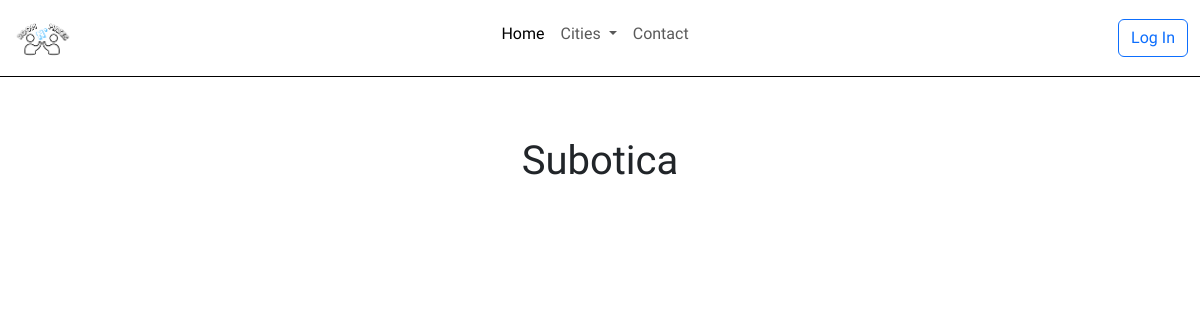
Before: /subotica.php with the older database file.
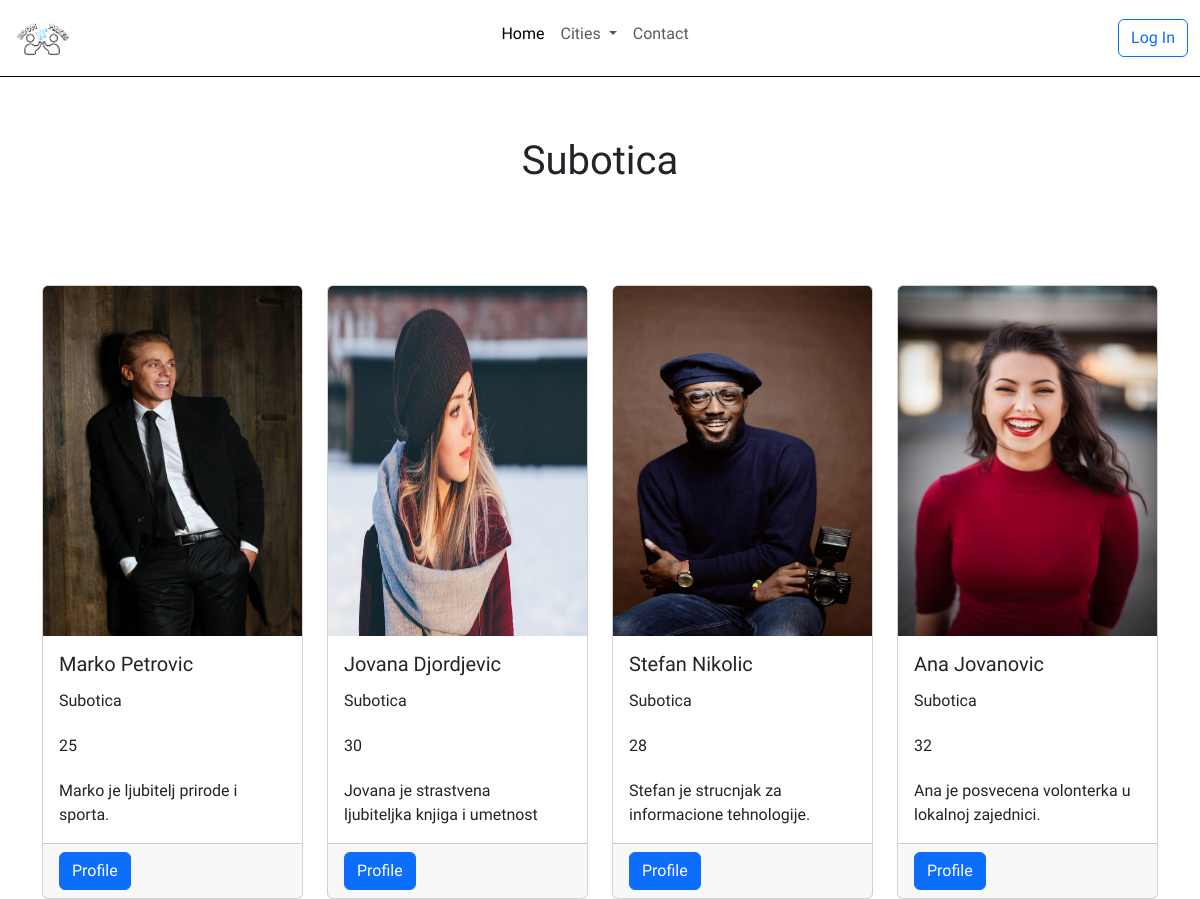
After: the same page with the newer database file.
### tables this page shows
CREATE TABLE `user` (
  `userID` int(11) NOT NULL,
  `u_fname` varchar(25) NOT NULL,
  `u_lname` varchar(25) NOT NULL,
  `email` varchar(50) NOT NULL,
  `password` varchar(64) NOT NULL,
  `city` varchar(25) DEFAULT NULL,
  `photo` varchar(50) DEFAULT NULL,
  `age` int(3) DEFAULT NULL,
  `jmbg` varchar(13) NOT NULL,
  `bio` varchar(50) DEFAULT NULL,
  `budget` decimal(10,0) DEFAULT NULL,
  `brTel` varchar(20) DEFAULT NULL,
  `approved` tinyint(1) NOT NULL DEFAULT 0,
  `up` int(11) NOT NULL,
  `down` int(11) NOT NULL
);

### subotica.php (the view, shortened to what this page needs)
<?php
if (isset($_SESSION['userID'])) {
    $pdo = new PDO('mysql:host=localhost;dbname=roommates', 'root', '');
    $query = $pdo->prepare("SELECT photo FROM user WHERE userID = :userID");
    $query->bindParam(':userID', $_SESSION['userID']);
    $query->execute();
    $user = $query->fetch(PDO::FETCH_ASSOC);
    $defaultPhoto = 'imgs/person.jpg';
    $profilePhoto = ($user && $user['photo']) ? $user['photo'] : $defaultPhoto;
    $isLoggedIn = true;
} else {
    $isLoggedIn = false;
    $profilePhoto = 'imgs/person.jpg';
}
?>
<!DOCTYPE html>
<html lang="en">
<head>
    <link rel="stylesheet" href="css/UpIn.css">
    <link rel="stylesheet" href="css/grad.css">
    <link rel="stylesheet" href="css/IndexLog.css">
    <link rel="stylesheet" href="https://cdnjs.cloudflare.com/ajax/libs/animate.css/4.1.1/animate.min.css">
    <link href="https://cdn.jsdelivr.net/npm/bootstrap@5.3.2/dist/css/bootstrap.min.css" rel="stylesheet"
>
</head>
<body>
<nav class="navbar navbar-expand-md mb-100">
    <div class="container-fluid">
        <img class="logo" src="logo.png" style="width: 60px;" alt="logo">
        <div class="collapse navbar-collapse" id="collapsibleNavbar">
            <ul class="navbar-nav mx-auto mb-2 mb-ls-0">
                <li class="nav-item">
                    <a class="nav-link active" aria-current="page" href="index.php">Home</a>
                </li>
                <li class="nav-item dropdown">
                    <a class="nav-link dropdown-toggle" href="#" id="navbarDropdown" role="button" data-bs-toggle="dropdown" aria-expanded="false">
                        Cities
                    </a>
                </li>
                <li class="nav-item">
                    <a class="nav-link" href="contact.php">Contact</a>
                </li>
            </ul>
            <?php if ($isLoggedIn): ?>
                <div class="dropdown">
                    <a class="btn dropdown-toggle" href="#" role="button" data-bs-toggle="dropdown" aria-expanded="false">
                        <img src="<?php echo htmlspecialchars($profilePhoto); ?>" alt="Profile" class="imageProfile"/>
                    </a>
                    <ul class="dropdown-menu">
                        <li><a class="dropdown-item" href="youProfile.php">Your Profile</a></li>
                        <li><a class="dropdown-item" href="editProfile.php">Edit Profile</a></li>
                        <li><a class="dropdown-item" href="logout.php">Log Out</a></li>
                    </ul>
                </div>
            <?php else: ?>
                <form action="login.php" class="d-flex">
                    <button class="btn btn-outline-primary" type="submit">Log In</button>
                </form>
            <?php endif; ?>
</nav>
<div class="container">
    <h1 class="text-center mText">Subotica</h1>
    <div class="row row-cols-1 row-cols-md-2 row-cols-lg-4 g-4">
    <?php
            $connection = new mysqli(HOST, USER, PASS, DATABASE);
            $query = "SELECT * FROM user WHERE city = 'Subotica'";
            if ($result = $connection->query($query)) {
                while ($row = $result->fetch_assoc()) {
                    echo "
        <div class='col'>
            <div class='card h-100'>
                <img class='card-img-top img-fluid' src='{$row['photo']}' style='height: 350px' alt='person-img'>
                <div class='card-body'>
                    <h5 class='card-title'>{$row['u_fname']} {$row['u_lname']}</h5>
                    <p class='card-text'>{$row['city']}</p>
                    <p class='card-text'>{$row['age']}</p>
                    <p class='card-text'>{$row['bio']}</p>
                </div>";
                    if (isset($isLoggedIn) && $isLoggedIn) {
                        echo "<form action='publicProfileLoged.php' method='get' class='card-footer'>";
                    } else {
                        echo "<form action='publicProfile.php' method='get' class='card-footer'>";
                    }
                    echo "
                <input type='hidden' name='userID' value='{$row['userID']}' />
                <button type='submit' class='btn btn-primary'>Profile</button>
            </form>
        </div>
    </div>";
                }
            } else {
                echo "Error executing query: " . $connection->error;
            }
            ?>
    </div>
</div>
</body>
</html>

### css/UpIn.css (style rules this page uses)
* { font-family: "Patua One", serif; font-weight: 400; font-style: normal; }
nav { border-bottom: 1px solid black; }
.tcText>h2, p { padding-top: 5px; padding-right: 10px; }

### css/grad.css (style rules this page uses)
.mText { margin-bottom: 100px; padding-top: 60px; }

### css/IndexLog.css (style rules this page uses)
* { font-family: "Patua One", serif; font-weight: 400; font-style: normal; }

Changed rows visible on the page:
added user: photo (picture), u_fname "Marko", u_lname "Petrovic", city "Subotica", age "25", bio "Marko je ljubitelj prirode i sporta."
added user: photo (picture), u_fname "Jovana", u_lname "Djordjevic", city "Subotica", age "30", bio "Jovana je strastvena ljubiteljka knjiga i umetnost"
added user: photo (picture), u_fname "Stefan", u_lname "Nikolic", city "Subotica", age "28", bio "Stefan je strucnjak za informacione tehnologije."
added user: photo (picture), u_fname "Ana", u_lname "Jovanovic", city "Subotica", age "32", bio "Ana je posvecena volonterka u lokalnoj zajednici."
